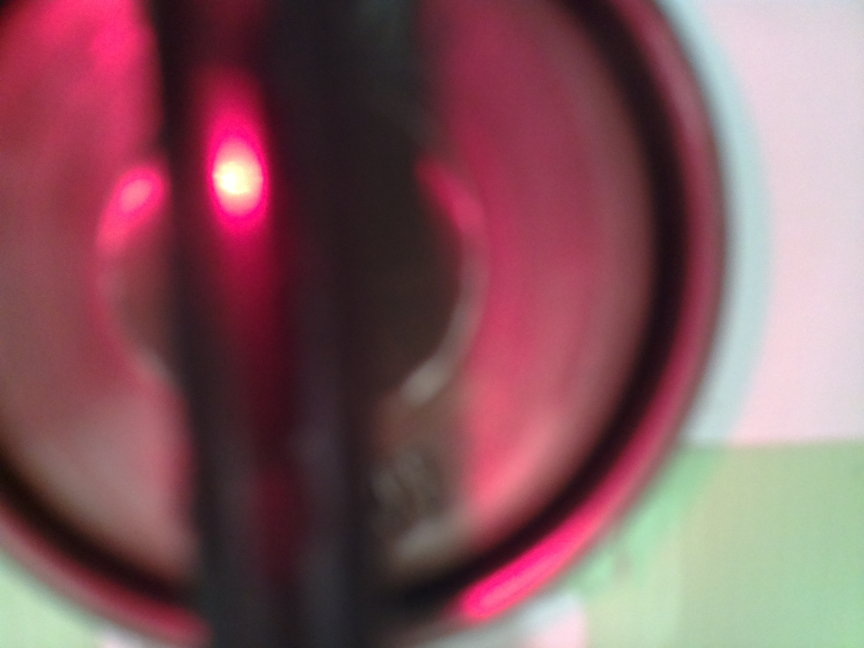
#> input picture src/raspberrypi/opencheck/comparephotodata/open.jpg, 2592 x 1944 px, found by its file name (shown at 1/3 size); its folder holds only this picture in this run
$ python -i check.py   (imports and definitions only)
#> lines starting #> are read from the running program, lines starting #| are printed output that depends on the picture
import cv2
import glob
import json
import os
import sys
import requests
import tempfile
import io
import datetime

def PhotoImageMatching(targetImagePath):
    '''
    読み込んだ画像と予め保持している画像の特徴点のマッチングを行う
    引数 targetImagePath：調査対象画像のURL
    返り値 ret：特徴点の距離（値が小さいほど類似度が高い）
    '''
#> called with targetImagePath = 'comparephotodata/open.jpg'

    #教師データ
    teacherImagePath = f"./opencheck/comparephotodata/open.jpg"

    img_size = (800, 800)
    bf = cv2.BFMatcher(cv2.NORM_HAMMING)
    # detector = cv2.ORB_create()
    detector = cv2.AKAZE_create()

    # read teacher image
    teacherImage_name = os.path.basename(teacherImagePath)
    teacherImage = cv2.imread(teacherImagePath, cv2.IMREAD_GRAYSCALE)
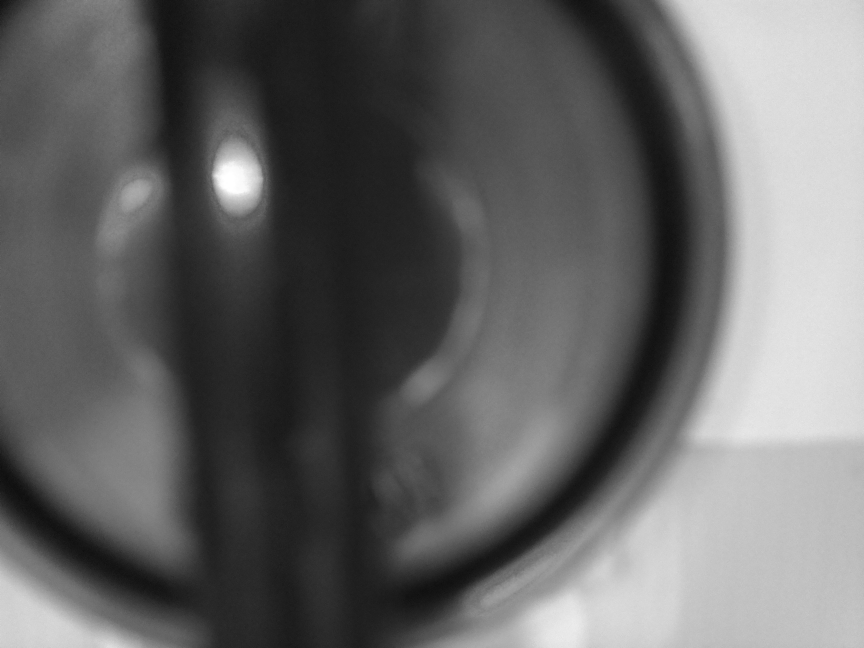
#> teacherImage: shape (1944, 2592) (shown at 1/3 size); min 7, max 255, mean 102.1
    teacherImage = cv2.resize(teacherImage, img_size)
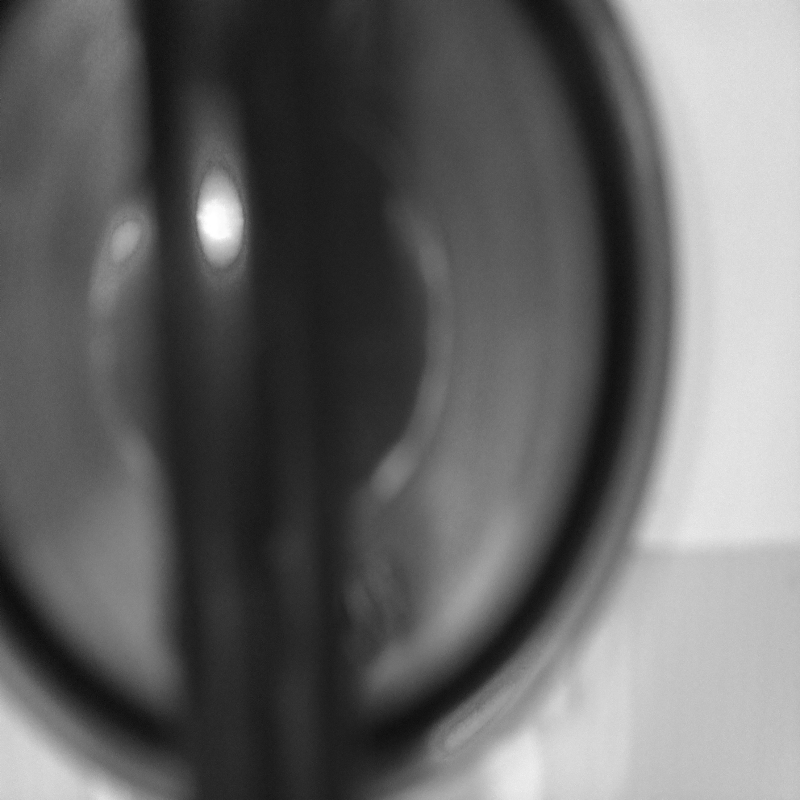
#> teacherImage: shape (800, 800); min 10, max 255, mean 102
    (teacher_kp, teacher_des) = detector.detectAndCompute(teacherImage, None)
#> teacher_kp = 26 keypoints; strongest (x, y, size): (217, 222, 22.8), (206, 216, 16.1), (210, 230, 16.1), (227, 233, 16.1)

    # read target image
    tergetImage_name = os.path.basename(targetImagePath)
    targetImage = cv2.imread(targetImagePath, cv2.IMREAD_GRAYSCALE)
    targetImage = cv2.resize(targetImage, img_size)
    (target_kp, target_des) = detector.detectAndCompute(targetImage, None)
#> target_kp has the same summary as teacher_kp

    # detect
    matches = bf.match(teacher_des, target_des)
#> matches = 26 matches
    dist = [m.distance for m in matches]
#> dist = 26 values from 0 to 0
    ret = sum(dist) / len(dist)
#> ret = 0

    return ret

def WritePret(pret, path):
    '''
    写真の類似度，書き込み時間（時，分）を出力
    '''
    try:
        with open(path, mode='w') as fp:
            time_now = datetime.datetime.now()
            dic ={'pret':str(pret),'time':{'hour':str(time_now.hour), 'min':str(time_now.minute), 'sec':str(time_now.second)}}

            fp.write(json.dumps(dic))

    except Exception as e:
        print(e)

def imread_web(url):
    '''
    Webから画像読み込み
    openCVの画像変数を返す
    '''
    res = requests.get(url)
    img = None

    with tempfile.NamedTemporaryFile(dir='./') as fp:
        fp.write(res.content)
        fp.file.seek(0)
        img = cv2.imread(fp.name)

    return img

>>> result = PhotoImageMatching('comparephotodata/open.jpg')
#> result = 0
